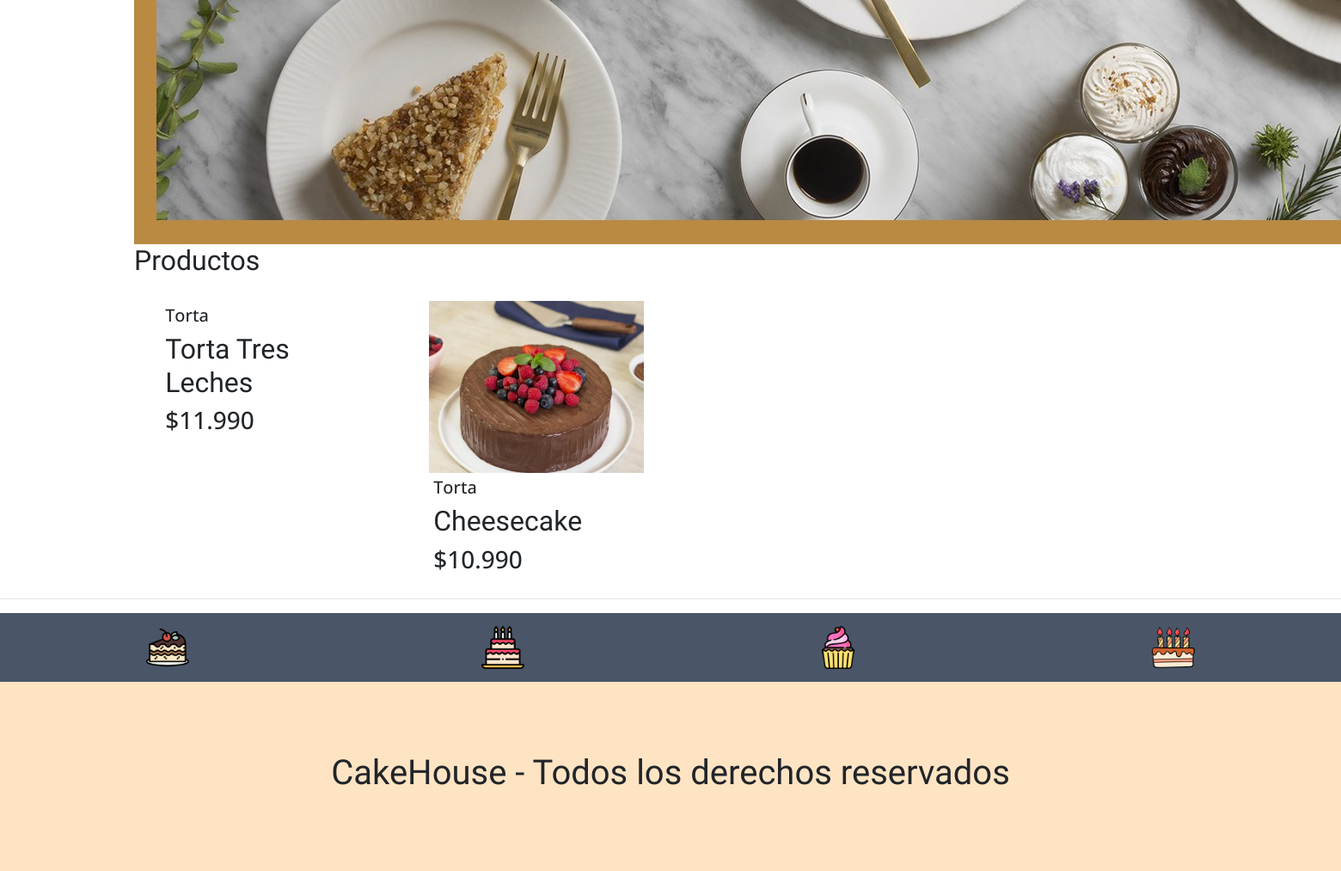
The app's page / (lower part), older data.
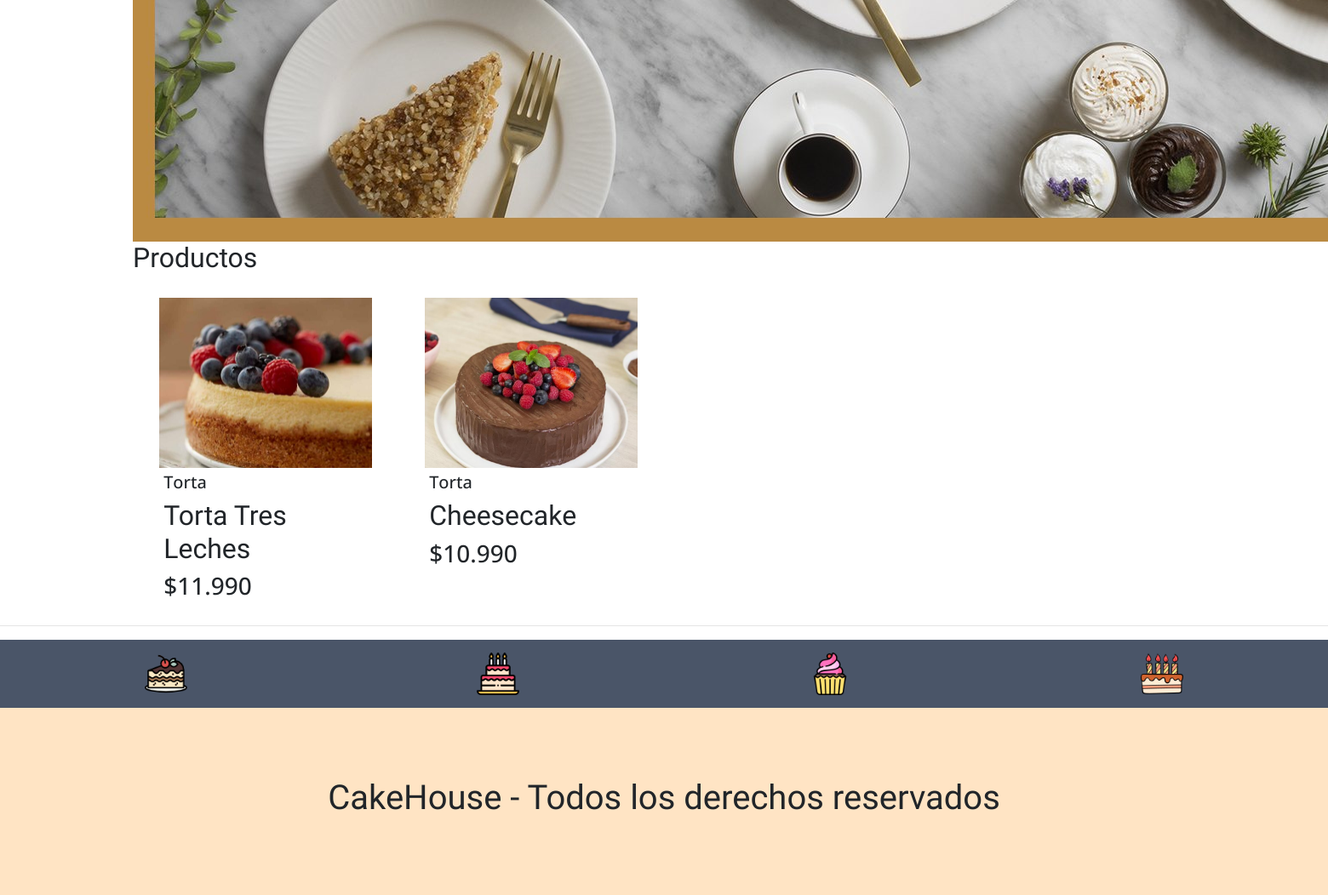
The same page, newer data.
### app/models.py (models this page shows, shortened)
class Producto(models.Model):
    nombre = models.CharField(max_length=50)
    precio = models.IntegerField()
    descripcion = models.TextField()
    tipo = models.ForeignKey(Tipo, on_delete=models.PROTECT)
    fecha_fabricacion = models.DateField()
    image = models.ImageField(upload_to="productos", null=True)

class Tipo(models.Model):
    nombre = models.CharField(max_length=50)
    def __str__(self):
        return self.nombre

### app/views.py (the view)
# urls.py: path('', home, name="home"),
def home(request):
    productos = Producto.objects.all()
    data = {'productos': productos}
    return render(request, 'app/home.html', data)

### app/templates/app/home.html (shortened to what this page needs)
{% extends 'app/base.html' %}
{% load static %}
{% block css %}
<link rel="stylesheet" href="https://cdn.jsdelivr.net/bxslider/4.2.12/jquery.bxslider.css">
{% endblock %}
{% block contenido %}
<div class="slider">
    <div>
        <img src="{% static 'app/img/banner/pastel4.jpg' %}" alt="">
    </div>
</div>
{% load humanize %}
<h2>Productos</h2>
<div class="productos">
    {% for p in productos %}
    <div class="producto">
        <div class="contenedor_producto">
            {% if p.image %}
            <img src="{{ p.image.url }}" alt="imagen producto">
            {% endif %}
            <div class="detalle">
                <h5>{{ p.tipo | capfirst }}</h5>
                <h2>{{ p.nombre | title }}</h2>
                <h3>${{ p.precio | intcomma }}</h3>
            </div>
        </div>
    </div>
    {% endfor %}
</div>
{% endblock %}

Row changes from the older to the newer data that the page shows:
changed Producto "Torta Tres Leches": image: picture added
